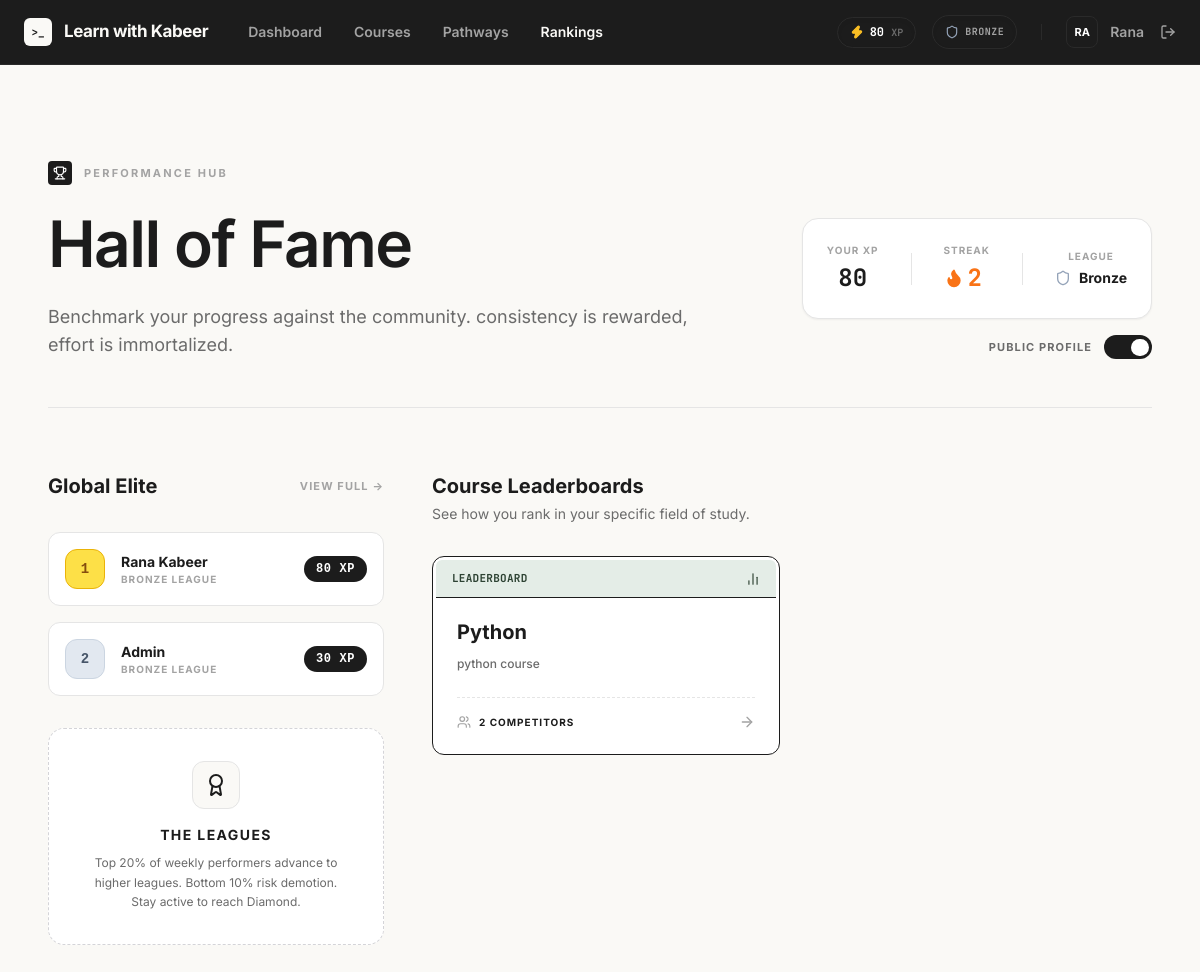
/rankings (signed in), run on the app's committed database.
### tables this page shows
CREATE TABLE users (
            id INTEGER PRIMARY KEY AUTOINCREMENT,
            name TEXT NOT NULL,
            email TEXT NOT NULL UNIQUE,
            password_hash TEXT NOT NULL,
            is_admin INTEGER NOT NULL DEFAULT 0,
            created_at TEXT NOT NULL DEFAULT CURRENT_TIMESTAMP
        , total_xp INTEGER NOT NULL DEFAULT 0, streak_current INTEGER NOT NULL DEFAULT 0, streak_max INTEGER NOT NULL DEFAULT 0, last_activity_at TEXT, league TEXT NOT NULL DEFAULT 'Bronze', privacy_public INTEGER NOT NULL DEFAULT 1);

CREATE TABLE courses (
            id INTEGER PRIMARY KEY AUTOINCREMENT,
            slug TEXT NOT NULL UNIQUE,
            title TEXT NOT NULL,
            subtitle TEXT NOT NULL,
            level TEXT NOT NULL,
            status TEXT NOT NULL DEFAULT 'active'
        );

### app.py (the view)
@app.route("/rankings")
def rankings():
    courses = database.get_course_library(g.user)
    global_top = database.get_leaderboard(timeframe='weekly', limit=5)
    user_stats = database.get_user_stats(g.user["id"]) if g.user else None
    return render_template("rankings/index.html", courses=courses, global_top=global_top, user_stats=user_stats)

### templates/rankings/index.html (shortened to what this page needs)
{% extends "base.html" %}
{% block content %}
<link rel="stylesheet" href="{{ url_for('static', filename='css/rankings.css') }}">
<main class="flex-1 overflow-y-auto bg-[#FAF9F6] font-sans selection:bg-[#1C1C1C] selection:text-white pb-32">
    <div class="mx-auto max-w-6xl px-6 py-12 lg:py-24">
        <header class="mb-16 md:flex md:items-end md:justify-between border-b border-[#E5E5E5] pb-12">
            <div class="max-w-2xl">
                <div class="flex items-center gap-3 mb-6">
                    <span class="flex h-6 w-6 items-center justify-center rounded bg-[#1C1C1C] text-[10px] font-bold text-white tracking-tighter">
                        <i data-lucide="trophy" class="w-3.5 h-3.5"></i>
                    </span>
                    <span class="text-[11px] font-bold uppercase tracking-[0.2em] text-[#A3A3A3]">Performance Hub</span>
                </div>
                <h1 class="text-4xl font-semibold tracking-tight text-[#1C1C1C] sm:text-5xl lg:text-[64px] lg:leading-[1.1]">
                    Hall of Fame
                </h1>
                <p class="mt-6 text-lg text-[#6B6B6B]">
                    Benchmark your progress against the community. consistency is rewarded, effort is immortalized.
                </p>
            </div>
            {% if user_stats %}
            <div class="mt-8 flex flex-col items-end gap-4 md:mt-0">
                <div class="flex items-center gap-8 rounded-2xl border border-[#E5E5E5] bg-white p-6 shadow-sm">
                    <div class="text-center">
                        <div class="text-[10px] font-bold uppercase tracking-widest text-[#A3A3A3] mb-1">Your XP</div>
                        <div class="text-2xl font-bold text-[#1C1C1C] font-mono">{{ user_stats.total_xp }}</div>
                    </div>
                    <div class="text-center">
                        <div class="text-[10px] font-bold uppercase tracking-widest text-[#A3A3A3] mb-1">Streak</div>
                        <div class="streak-counter text-2xl">
                            <i data-lucide="flame" class="w-5 h-5 fill-orange-500"></i>
                            <span class="font-mono">{{ user_stats.streak_current }}</span>
                        </div>
                    </div>
                    <div class="text-center">
                        <div class="text-[10px] font-bold uppercase tracking-widest text-[#A3A3A3] mb-1">League</div>
                        <div class="text-sm font-bold text-[#1C1C1C] flex items-center gap-2">
                            <i data-lucide="shield" class="w-4 h-4 text-slate-400"></i>
                            {{ user_stats.league }}
                        </div>
                    </div>
                </div>
                <form action="{{ url_for('toggle_privacy') }}" method="POST" class="flex items-center gap-3">
                    <span class="text-[11px] font-bold uppercase tracking-widest text-[#6B6B6B]">Public Profile</span>
                    <label class="privacy-toggle">
                        <span class="slider"></span>
                    </label>
                </form>
            </div>
            {% endif %}
        </header>
        <div class="grid gap-12 lg:grid-cols-3">
            <div class="lg:col-span-1">
                <div class="mb-8 flex items-center justify-between">
                    <h2 class="text-xl font-bold text-[#1C1C1C]">Global Elite</h2>
                    <a href="{{ url_for('global_leaderboard') }}" class="text-[11px] font-bold uppercase tracking-widest text-[#A3A3A3] hover:text-[#1C1C1C] transition-colors">
                        View Full &rarr;
                    </a>
                </div>
                <div class="space-y-4">
                    {% for user in global_top %}
                    <div class="flex items-center justify-between rounded-xl border border-[#E5E5E5] bg-white p-4 transition-all hover:border-[#1C1C1C] hover:shadow-sm">
                        <div class="flex items-center gap-4">
                            <div class="rank-badge {% if loop.index == 1 %}rank-1{% elif loop.index == 2 %}rank-2{% elif loop.index == 3 %}rank-3{% else %}rank-other{% endif %}">
                                {{ loop.index }}
                            </div>
                            <div>
                                <div class="text-sm font-bold text-[#1C1C1C]">{{ user.name }}</div>
                                <div class="text-[10px] font-bold uppercase tracking-widest text-[#A3A3A3]">{{ user.league }} League</div>
                            </div>
                        </div>
                        <div class="xp-pill">{{ user.period_xp }} XP</div>
                    </div>
                    {% endfor %}
                </div>
                <div class="mt-8 rounded-2xl border border-dashed border-[#D4D4D8] bg-white p-8 text-center">
                    <div class="mb-4 mx-auto flex h-12 w-12 items-center justify-center rounded-xl bg-[#FAF9F6] border border-[#E5E5E5] text-[#1C1C1C]">
                        <i data-lucide="award" class="w-6 h-6"></i>
                    </div>
                    <h3 class="text-sm font-bold text-[#1C1C1C] uppercase tracking-widest mb-2">The Leagues</h3>
                    <p class="text-xs text-[#6B6B6B] leading-relaxed">
                        Top 20% of weekly performers advance to higher leagues. Bottom 10% risk demotion. Stay active to reach Diamond.
                    </p>
                </div>
            </div>
            <div class="lg:col-span-2">
                <div class="mb-8">
                    <h2 class="text-xl font-bold text-[#1C1C1C]">Course Leaderboards</h2>
                    <p class="text-sm text-[#6B6B6B] mt-1">See how you rank in your specific field of study.</p>
                </div>
                <section class="grid gap-6 md:grid-cols-2">
                    {% set themes = [
                        {'bg': 'bg-[#E4EDE7]', 'text': 'text-[#2D4233]'},
                        {'bg': 'bg-[#F4EBE1]', 'text': 'text-[#543E2C]'},
                        {'bg': 'bg-[#E2E8F0]', 'text': 'text-[#0F172A]'}
                    ] %}
                    {% for course in courses %}
                        {% set theme = themes[loop.index0 % 3] %}
                        <div class="group relative flex h-full flex-col rounded-xl border border-[#1C1C1C] bg-white transition-all duration-200 ease-out hover:-translate-y-1 hover:translate-x-1 hover:shadow-[-6px_6px_0_0_#1C1C1C]">
                            <div class="p-[3px] pb-0">
                                <div class="flex items-center justify-between rounded-t-md {{ theme.bg }} border-b border-[#1C1C1C] px-4 py-2.5">
                                    <span class="font-mono text-[11px] font-bold {{ theme.text }} tracking-wide uppercase">
                                        Leaderboard
                                    </span>
                                    <i data-lucide="bar-chart-2" class="w-3.5 h-3.5 {{ theme.text }}"></i>
                                </div>
                            </div>
                            <div class="flex flex-col flex-grow px-6 pb-6 pt-5">
                                <h2 class="mb-2 text-xl font-bold text-[#1C1C1C]">{{ course["title"] }}</h2>
                                <p class="text-xs font-medium leading-relaxed text-[#6B6B6B] flex-grow line-clamp-2">
                                    {{ course["subtitle"] }}
                                </p>
                                <div class="mt-6 flex items-center justify-between border-t border-dashed border-[#E5E5E5] pt-4">
                                    <div class="flex items-center gap-2">
                                        <i data-lucide="users" class="h-3.5 w-3.5 text-[#A3A3A3]"></i>
                                        <span class="text-[10px] font-bold text-[#1C1C1C] uppercase tracking-widest">{{ course.enrolled_count }} Competitors</span>
                                    </div>
                                    <i data-lucide="arrow-right" class="h-4 w-4 text-[#A3A3A3] transition-transform group-hover:translate-x-1 group-hover:text-[#1C1C1C]"></i>
                                </div>
                            </div>
                            <a href="{{ url_for('course_leaderboard', course_slug=course['slug']) }}" class="absolute inset-0 z-10">
                            </a>
                        </div>
                    {% endfor %}
                </section>
            </div>
        </div>
    </div>
</main>
{% endblock %}

### templates/base.html (shortened to what this page needs)
<!DOCTYPE html>
<html lang="en">
<head>
    <script src="https://cdn.tailwindcss.com?plugins=typography"></script>
</head>
<body class="h-screen overflow-hidden bg-gray-50 text-gray-900 font-sans antialiased flex flex-col">
    <nav class="sticky top-0 z-50 flex-none border-b border-[#2A2A2A] bg-[#1C1C1C] px-6 transition-all duration-300">
        <div class="mx-auto flex h-16 max-w-6xl items-center justify-between">
            <div class="flex items-center gap-10">
                <a href="/" class="flex items-center gap-3 group" aria-label="Learn with Kabeer home">
                    <div class="flex h-7 w-7 items-center justify-center rounded-[6px] bg-[#FAF9F6] font-mono text-[11px] font-bold text-[#1C1C1C] transition-transform duration-200 group-hover:scale-105">
                        &gt;_
                    </div>
                    <span class="font-sans text-[17px] font-bold tracking-tight text-[#FAF9F6]">Learn with Kabeer</span>
                </a>
                <div class="hidden items-center gap-8 text-sm font-semibold text-[#A3A3A3] md:flex">
                    {% if current_user %}
                        <a href="{{ url_for('home') }}" class="transition-colors hover:text-[#FAF9F6] ">Dashboard</a>
                        <a href="{{ url_for('courses') }}" class="transition-colors hover:text-[#FAF9F6] {% if request.endpoint == 'courses' %}text-[#FAF9F6]{% endif %}">Courses</a>
                        <a href="{{ url_for('career_paths') }}" class="transition-colors hover:text-[#FAF9F6] {% if request.endpoint == 'career_paths' %}text-[#FAF9F6]{% endif %}">Pathways</a>
                        <a href="{{ url_for('rankings') }}" class="transition-colors hover:text-[#FAF9F6] {% if request.endpoint == 'rankings' %}text-[#FAF9F6]{% endif %}">Rankings</a>
                    {% endif %}
                </div>
            </div>
            <div class="flex items-center gap-6">
                <div class="flex items-center gap-6 text-sm font-semibold text-[#A3A3A3]">
                    {% if current_user %}
                        <div class="hidden items-center gap-4 md:flex">
                            <div class="flex items-center gap-1.5 rounded-full border border-[#2A2A2A] bg-[#1C1C1C] px-3 py-1.5 shadow-inner">
                                <i data-lucide="zap" class="h-3.5 w-3.5 fill-amber-400 text-amber-400"></i>
                                <span class="font-mono text-xs font-bold text-white">{{ current_user.total_xp }} <span class="text-[10px] text-[#6B6B6B]">XP</span></span>
                            </div>
                            <div class="flex items-center gap-1.5 rounded-full border border-[#2A2A2A] bg-[#1C1C1C] px-3 py-1.5 shadow-inner">
                                <i data-lucide="shield" class="h-3.5 w-3.5 text-slate-400"></i>
                                <span class="font-mono text-[10px] font-bold uppercase tracking-wider text-[#A3A3A3]">{{ current_user.league }}</span>
                            </div>
                        </div>
                        <div class="flex items-center gap-4">
                            <a href="{{ url_for('settings') }}" class="group flex items-center gap-3 transition-colors hover:text-white">
                                <div class="flex h-8 w-8 items-center justify-center rounded-lg border border-[#2A2A2A] bg-[#1C1C1C] text-[11px] font-bold text-white transition-all group-hover:border-white/20">
                                    {{ current_user.name[:2].upper() }}
                                </div>
                                <span class="text-sm font-semibold">{{ current_user["name"].split(' ')[0] }}</span>
                            </a>
                            <form action="{{ url_for('logout') }}" method="post" class="inline">
                                <button type="submit" class="flex items-center gap-2 transition-colors hover:text-[#FAF9F6]" title="Sign Out">
                                    <i data-lucide="log-out" class="h-4 w-4"></i>
                                </button>
                            </form>
                        </div>
                    {% endif %}
                </div>
            </div>
        </div>
    </nav>
    {% block content %}{% endblock %}
</body>
</html>

### data on the page
users: total_xp "80", league "BRONZE", name "RA", name "Rana", streak_current "2", league "Bronze", name "Rana Kabeer", period_xp "80"
users: name "Admin", league "BRONZE", period_xp "30"
courses: title "Python", subtitle "python course", enrolled_count "2"
